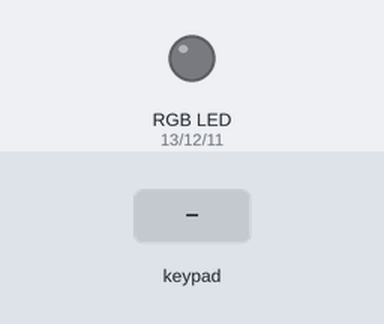
Bench run of a sketch on a simulated Arduino Mega 2560, built with avr-gcc and run on an emulated ATmega2560. Parts: an RGB LED mixed from three pins (HIGH = lit). The test bench sets the inputs (shaded band).

Above: at 1.2 s.
1.3 s: key '3' pressed
4.3 s: keypad keys 2 4 2 5 2 6 2 7 # pressed 0.4 s apart
At 7.67 s:
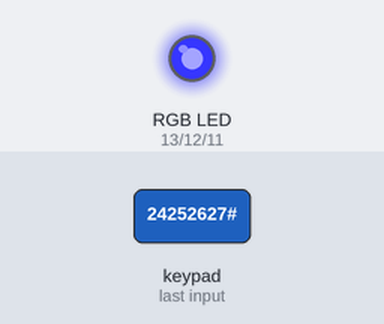
At 8.28 s:
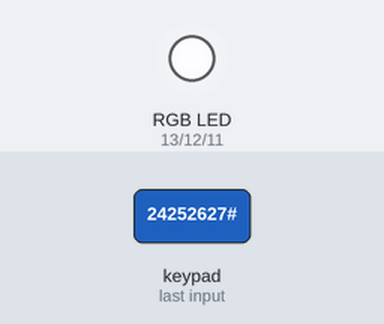
9.9 s: key 'B' pressed
At 10.11 s:
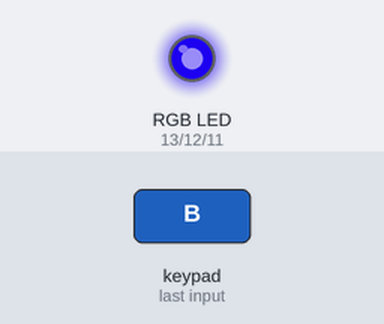
12.9 s: keypad keys 2 4 2 5 2 6 2 7 * pressed 0.4 s apart
18.0 s: key '1' pressed
At 18.32 s:
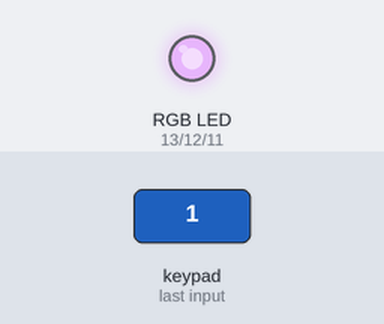
21.0 s: keypad keys 2 4 2 5 2 6 2 7 D pressed 0.4 s apart
Timing chart, 0 to 31.2 s (numbered marks = the images above; inputs shaded):
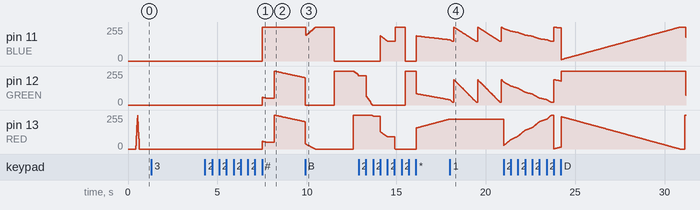

Measured:
- after the input at 1.3 s, every drawn part: stays the same
- after the input at 4.3 s, pin 11 (BLUE): 0/255 → 255/255 after 3.2 s
- after the input at 18.0 s, pin 13 (RED): stops changing and stays 225/255

The sketch:

RGB_PWM_Controller.ino
```cpp
#include <Keypad.h>


double timeInc = 0.01;
int delaySecs = 10;
int cP = 0;
double currentTime = 0.0;
double totalTime = 10.0;
#define BLUE 11
#define GREEN 12
#define RED 13

double patterns[6][8][4] = {
  {{0,0,0,.4},{255,0,0,.5},{0,0,0,.6},{-1,-1,-1,-1},{-1,-1,-1,-1},{-1,-1,-1,-1},{-1,-1,-1,-1},{-1,-1,-1,-1}},//red flash
  {{148,0,211,.714},{75,0,130,2.14},{0,0,255,3.57},{0,255,0,5},{255,255,0,6.42},{255,127,0,7.85},{255,0,0,9.28},{-1,-1,-1,-1}},//full rainbow
  {{0,255,0,0},{0,0,255,.5},{-1,-1,-1,-1},{-1,-1,-1,-1},{-1,-1,-1,-1},{-1,-1,-1,-1},{-1,-1,-1,-1},{-1,-1,-1,-1}}, //green and blue
  {{0,255,255,0},{255,0,255,.333},{255,255,0,.666},{-1,-1,-1,-1},{-1,-1,-1,-1},{-1,-1,-1,-1},{-1,-1,-1,-1},{-1,-1,-1,-1}},  //cyan magenta, yellow
  {{50,50,255,0},{255,255,255,.5},{-1,-1,-1,-1},{-1,-1,-1,-1},{-1,-1,-1,-1},{-1,-1,-1,-1},{-1,-1,-1,-1},{-1,-1,-1,-1}},//sky blue to white
  {{255,20,147,0},{0,191,255,.5},{-1,-1,-1,-1},{-1,-1,-1,-1},{-1,-1,-1,-1},{-1,-1,-1,-1},{-1,-1,-1,-1},{-1,-1,-1,-1}} //pink blue
};

// Define the Keymap
char keys[4][4] = {
  {'1','2','3','A'},
  {'4','5','6','B'},
  {'7','8','9','C'},
  {'*','0','#','D'}
};

// Connect keypad ROW0, ROW1, ROW2 and ROW3 to these Arduino pins.
byte rowPins[4] = { 24, 25, 26, 27 };
// Connect keypad COL0, COL1 and COL2 to these Arduino pins.
byte colPins[4] = { 32, 33, 34, 35 };

Keypad kpd = Keypad( makeKeymap(keys), rowPins, colPins, 4, 4 );

int pC = 0, nC = 0;
double percentIntervalPassed = 0.0;
int curR = 0, curG = 0, curB = 0;

double shiftDuration;
double shiftPassed;


int lastColor;
int getLastColor(){
  lastColor = 0;
  while( patterns[cP][lastColor+1][3] != -1 ) lastColor++;
  //Serial.print("returning the last value of: ");
  //Serial.print(lastColor);
  return lastColor;
}


void updateColors() {
  pC = 0;
  if ( currentTime < patterns[cP][0][3] ) { //if the time is less than the first sequential color, the prevColor is the lastColor
    pC = getLastColor();
  }
  while (patterns[cP][pC+1][3] != -1 && currentTime > patterns[cP][pC+1][3]) pC++; //wont execute on last color, finds prevColor by currentTime coparison

  if ( patterns[cP][pC+1][3] == -1 ){
    nC = 0;
    shiftDuration = 10.0 - patterns[cP][pC][3] + patterns[cP][nC][3];
    currentTime > patterns[cP][nC][3] ? shiftPassed = currentTime - patterns[cP][pC][3] : shiftPassed = 10.0 - patterns[cP][pC][3] + currentTime;
    percentIntervalPassed = shiftPassed/shiftDuration;
  }
  else {
    nC = pC+1;
    percentIntervalPassed = (currentTime - patterns[cP][pC][3])/(patterns[cP][nC][3] - patterns[cP][pC][3]);
  }

  curR = patterns[cP][pC][0] + (patterns[cP][nC][0] - patterns[cP][pC][0])*percentIntervalPassed;
  curG = patterns[cP][pC][1] + (patterns[cP][nC][1] - patterns[cP][pC][1])*percentIntervalPassed;
  curB = patterns[cP][pC][2] + (patterns[cP][nC][2] - patterns[cP][pC][2])*percentIntervalPassed;

  //Serial.print("Time: ");
  //Serial.print(currentTime);
  //Serial.print("PIP: ");
  //Serial.print(percentIntervalPassed);
  //Serial.print("Red: ");
  //Serial.print(curR);
  //Serial.print(", Green: ");
  //Serial.print(curG);
  //Serial.print(", Blue: ");
  //Serial.println(curR);
  //Serial.print("PrevColor: ");
  //Serial.println(pC);
 }


void setup() {
  Serial.begin(9600);
  pinMode(RED, OUTPUT);
  pinMode(GREEN, OUTPUT);
  pinMode(BLUE, OUTPUT);
  currentTime = 0;
}

char key;
void loop() {
  switch(kpd.getKey()) {
      case 'A':
        cP = 0;
        break;
      case 'B':
        cP = 1;
        break;
      case 'C':
        cP = 2;
        break;
      case 'D':
        cP = 3;
        break;
      case '#':
        cP = 4;
        break;
      case '*':
        cP = 5;
        break;
      case '1':
        delaySecs = 1;
        break;
      case '2':
        delaySecs = 2;
        break;
      case '3':
        delaySecs = 3;
        break;
      case '4':
        delaySecs = 4;
        break;
      case '5':
        delaySecs = 5;
        break;
      case '6':
        delaySecs = 6;
        break;
      case '7':
        delaySecs = 7;
        break;
      case '8':
        delaySecs = 8;
        break;
      case '9':
        delaySecs = 9;
        break;
      case '0':
        delaySecs = 10;
        break;
      default:
        break;
  }
  currentTime += timeInc;
  if ( currentTime >= totalTime ) currentTime -= totalTime;
  analogWrite(RED, curR);
  analogWrite(GREEN, curG);
  analogWrite(BLUE, curB);
  updateColors();
  delay(delaySecs);


}
```
